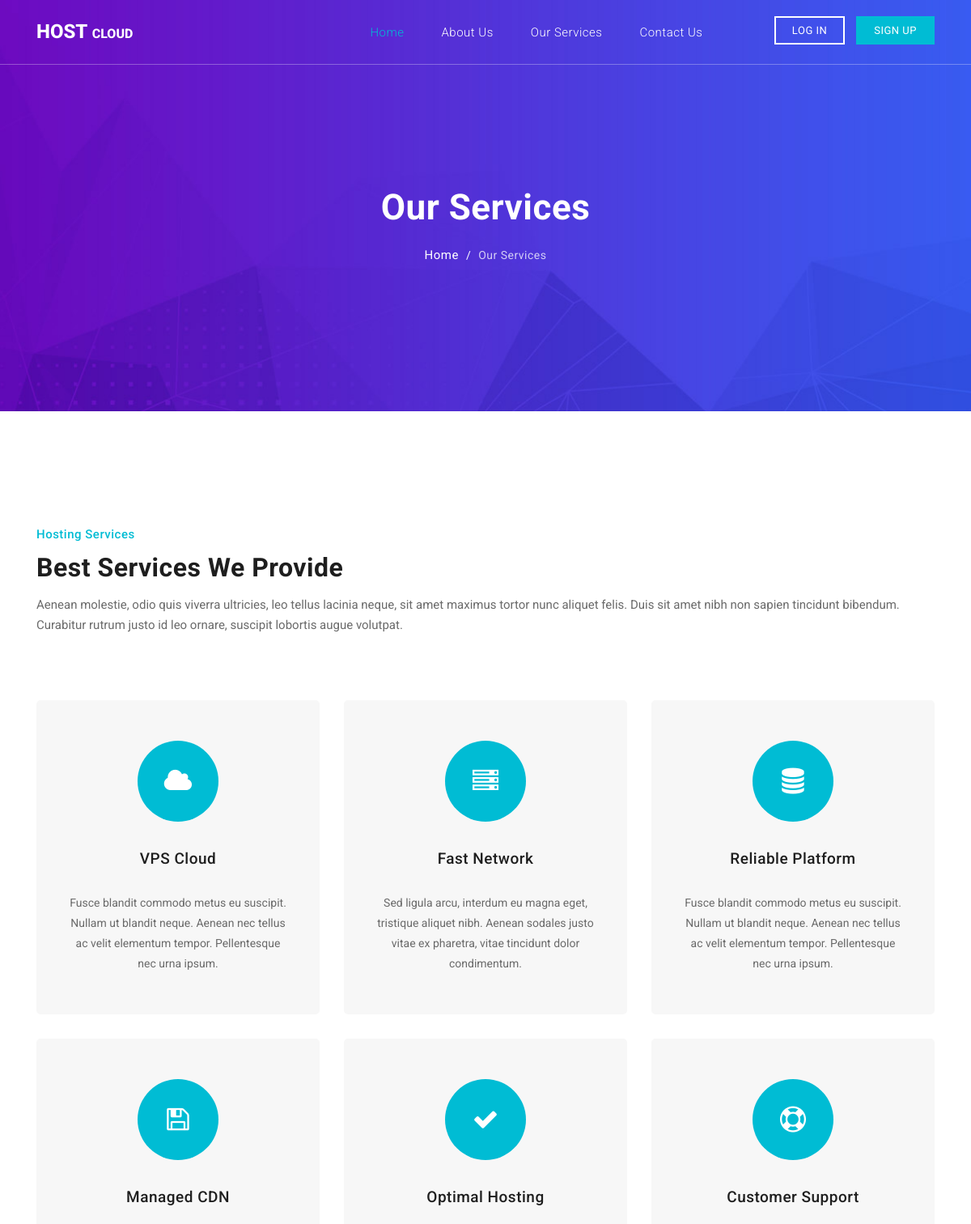
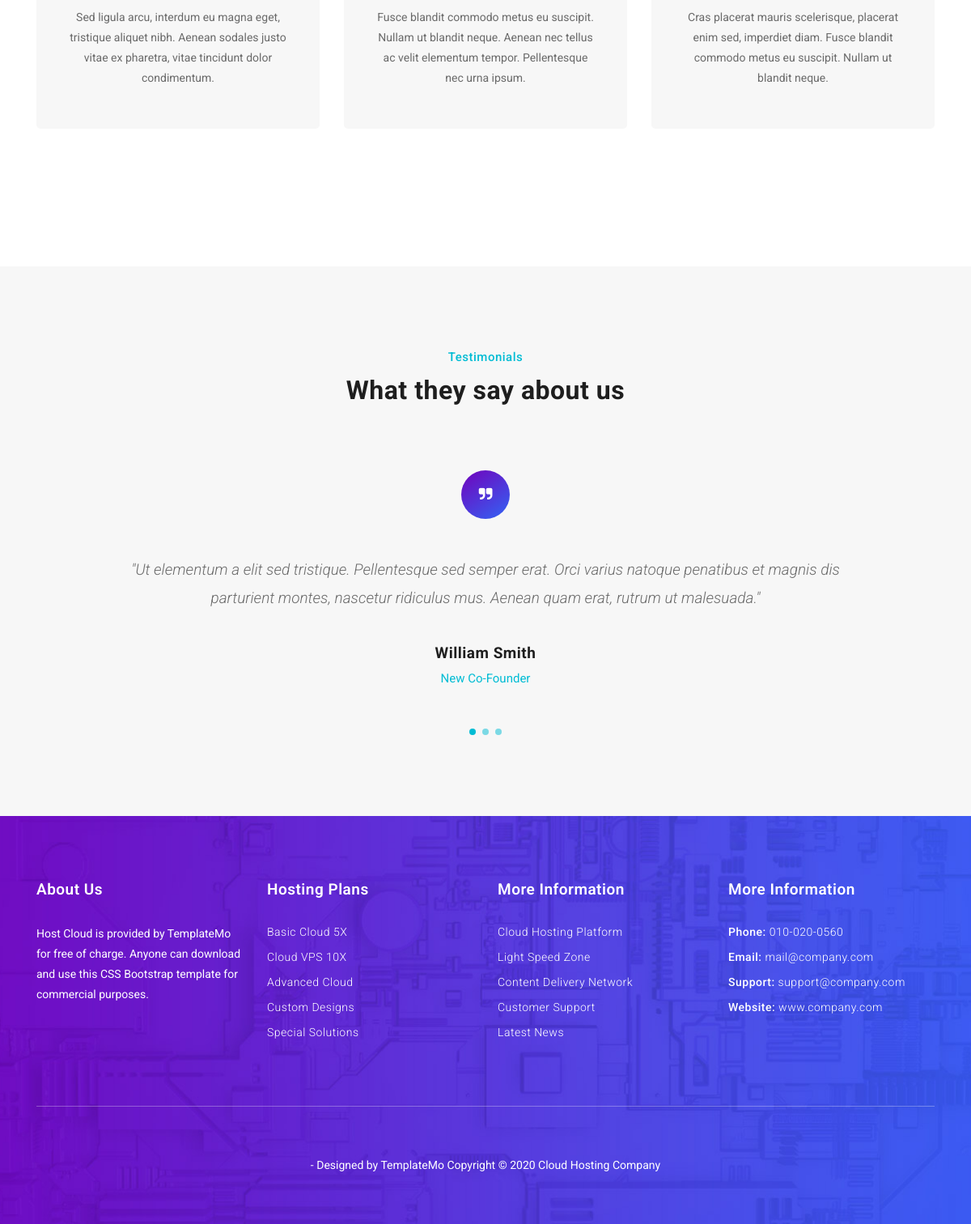
Page /services/ on the committed database (2 pictures, top to bottom).
### app/models.py (models this page shows, shortened)
class Services(models.Model):
    tag = models.CharField(max_length=255, blank=True, null=True)
    title = models.CharField(max_length=255)
    class Meta:
        verbose_name = "Services"
        verbose_name_plural = "Services"

class ServicesMain(models.Model):
    tag = models.CharField(max_length=255, blank=True, null=True)
    title = models.CharField(max_length=255)
    description = models.CharField(max_length=255)
    class Meta:
        verbose_name = "Services Main"
        verbose_name_plural = "Services Main"

class ServicesBlocks(models.Model):
    class_name = models.CharField(max_length=55)
    title = models.CharField(max_length=255)
    description = models.CharField(max_length=255)
    class Meta:
        verbose_name = "Services Blocks"
        verbose_name_plural = "Services Blocks"

class Testimonials(models.Model):
    tag = models.CharField(max_length=255)
    title = models.CharField(max_length=255)
    class Meta:
        verbose_name = "Testimonials"
        verbose_name_plural = "Testimonials"

class TestimonialsBlocks(models.Model):
    name= models.CharField(max_length=255)
    position = models.CharField(max_length=255)
    description = models.CharField(max_length=255)
    icon_class = models.CharField(max_length=255, blank=True, null=True)
    class Meta:
        verbose_name = "Testimonials Blocks"
        verbose_name_plural = "Testimonials Blocks"

class AboutUs(models.Model):
    title = models.CharField(max_length=255)
    description = models.CharField(max_length=255)
    class Meta:
        verbose_name = "About Us"
        verbose_name_plural = "About Us"

class FooterNames(models.Model):
    title = models.CharField(max_length=55)
    class Meta:
        verbose_name = "Footer Names"
        verbose_name_plural = "Footer Names"

class HostingPlans(models.Model):
    link_name = models.CharField(max_length=255, blank=True, null=True)
    class Meta:
        verbose_name = "Hosting Plans"
        verbose_name_plural = "Hosting Plans"

class UsefulLinks(models.Model):
    link_name = models.CharField(max_length=255, blank=True, null=True)
    class Meta:
        verbose_name = "Useful Links"
        verbose_name_plural = "Useful Links"

class MoreInformation(models.Model):
    title = models.CharField(max_length=255)
    link_name = models.CharField(max_length=255, blank=True, null=True)
    class Meta:
        verbose_name = "More Information"
        verbose_name_plural = "More Information"

class FooterText(models.Model):
    title = models.CharField(max_length=255)
    text1 = models.CharField(max_length=255, blank=True, null=True)
    text2 = models.CharField(max_length=255, blank=True, null=True)
    link_url = models.URLField(max_length=200, blank=True, null=True)
    class Meta:
        verbose_name = "Footer Text"
        verbose_name_plural = "Footer Text"

### app/views.py (the view)
# urls.py: path('services/', views.services, name="services"),
def services(request):
    context = {
        "services": Services.objects.all().first(),
        "services_main": ServicesMain.objects.all().first(),
        "services_blocks": ServicesBlocks.objects.all(),
        "testimonials": Testimonials.objects.first(),
        "testimonials_blocks": TestimonialsBlocks.objects.all(),
        "footer_text": FooterText.objects.all().first(),
        "footer_names": FooterNames.objects.all(),
        "about_us": AboutUs.objects.all().first(),
        "hosting_plans": HostingPlans.objects.all(),
        "useful_links": UsefulLinks.objects.all(),
        "more_information": MoreInformation.objects.all()
    }
    return render(request, "services.html", context)

### app/templates/services.html (shortened to what this page needs)
{% extends "base.html" %}
{% load static %}
      {% block services_template %}
        <div class="page-heading header-text">
          <div class="container">
            <div class="row">
              <div class="col-md-12">
                <h1>{{services.tag}}</h1>
                <p><a href="{% url 'index' %}">Home</a> / <span>{{services.title}}</span></p>
              </div>
            </div>
          </div>
        </div>
        <div class="services-section services-page">
          <div class="container">
            <div class="row">
              <div class="col-md-12">
                <div class="section-heading">
                  <span>{{services_main.tag}}</span>
                  <h2>{{services_main.title}}</h2>
                  <p>{{services_main.description}}</p>
                </div>
              </div>
              {% for block in services_blocks %}
                <div class="col-md-4 col-sm-6 col-xs-12">
                  <div class="service-item">
                    <i class="{{block.class_name}}"></i>
                    <h4>{{block.title}}</h4>
                    <p>{{block.description}}</p>
                  </div>
                </div>
              {% endfor %}
            </div>
          </div>
        </div>
      {% endblock %}

### app/templates/base.html (shortened to what this page needs)
{% load static %}
  <!DOCTYPE html>
  <html lang="en">
    <head>
      <link href="{% static "vendor/bootstrap/css/bootstrap.min.css" %}" rel="stylesheet">
      <link rel="stylesheet" href="{% static "css/fontawesome.css" %}">
      <link rel="stylesheet" href="{% static "css/templatemo-host-cloud.css" %}">
      <link rel="stylesheet" href="{% static "css/owl.css" %}">
    </head>
    <body>
      <header class="">
        <nav class="navbar navbar-expand-lg">
          <div class="container">
            <a class="navbar-brand" href="{% url 'index' %}"><h2>Host <em>Cloud</em></h2></a>
            <div class="collapse navbar-collapse" id="navbarResponsive">
              <ul class="navbar-nav ml-auto">
                <li class="nav-item active">
                  <a class="nav-link" href="{% url 'index' %}">Home
                  </a>
                </li>
                <li class="nav-item">
                  <a class="nav-link" href="{% url 'about' %}">About Us</a>
                </li>
                <li class="nav-item">
                  <a class="nav-link" href="{% url 'services' %}">Our Services</a>
                </li>
                <li class="nav-item">
                  <a class="nav-link" href="{% url 'contact' %}">Contact Us</a>
                </li>
              </ul>
            </div>
            <div class="functional-buttons">
              <ul>
                <li><a href="#">Log in</a></li>
                <li><a href="#">Sign Up</a></li>
              </ul>
            </div>
          </div>
        </nav>
      </header>
      {% block services_template %}{% endblock %}
      <div class="testimonials-section">
        <div class="container">
          <div class="row">
            <div class="col-md-12">
              <div class="section-heading">
                <span>{{testimonials.tag}}</span>
                <h2>{{testimonials.title}}</h2>
              </div>
            </div>
            <div class="col-md-10 offset-md-1">
              <div class="owl-testimonials owl-carousel">
                {% for blocks in testimonials_blocks %}
                  <div class="testimonial-item">
                    <div class="icon">
                      <i class="{{blocks.icon_class}}"></i>
                    </div>
                    <p>{{blocks.description}}</p>
                    <h4>{{blocks.name}}</h4>
                    <span>{{blocks.position}}</span>
                  </div>
                {% endfor %}
              </div>
            </div>
          </div>
        </div>
      </div>
      <footer>
        <div class="container">
          <div class="row">
            <div class="col-md-3 col-sm-6 col-xs-12">
              <div class="footer-item">
                <div class="footer-heading">
                  <h2>{{about_us.title}}</h2>
                </div>
                <p>{{about_us.description}}</p>
              </div>
            </div>
            <div class="col-md-3 col-sm-6 col-xs-12">
              <div class="footer-item">
                <div class="footer-heading">
                  <h2>{{footer_names.0.title}}</h2>
                </div>
                <ul class="footer-list">
                  {% for name in hosting_plans %}
                      <li> <a href="#">{{name.link_name}}</a></li>
                  {% endfor %}
                </ul>
              </div>
            </div>
            <div class="col-md-3 col-sm-6 col-xs-12">
              <div class="footer-item">
                <div class="footer-heading">
                  <h2>{{footer_names.2.title}}</h2>
                </div>
                <ul class="footer-list">
                  {% for name in useful_links %}
                    <li><a href="#">{{name.link_name}}</a></li>
                  {% endfor %}
                </ul>
              </div>
            </div>
            <div class="col-md-3 col-sm-6 col-xs-12">
              <div class="footer-item">
                <div class="footer-heading">
                  <h2>{{footer_names.2.title}}</h2>
                </div>
                <ul class="footer-list">
                  {% for name in more_information %}
                    <li>{{name.title}} <a href="#">{{name.link_name}}</a></li>
                  {% endfor %}
                </ul>
              </div>
            </div>
            <div class="col-md-12">
              <div class="sub-footer">
                <p>{{footer_text.text1}}
          {{footer_text.text2}} <a rel="nofollow" href="{{footer_text.url}}">{{footer_text.title}}</a></p>
              </div>
            </div>
          </div>
        </div>
      </footer>
    </body>
  </html>

### rows in the picture
Services: tag "Our Services", title "Our Services"
ServicesMain: tag "Hosting Services", title "Best Services We Provide", description "Aenean molestie, odio quis viverra ultricies, leo tellus lacinia neque, sit amet maximus tortor nunc aliquet felis. Duis sit amet nibh non sapien tincidunt bibendum. Curabitur rutrum justo id leo ornare, suscipit lobortis augue volutpat."
ServicesBlocks: title "VPS Cloud", description "Fusce blandit commodo metus eu suscipit. Nullam ut blandit neque. Aenean nec tellus ac velit elementum tempor. Pellentesque nec urna ipsum."
ServicesBlocks: title "Fast Network", description "Sed ligula arcu, interdum eu magna eget, tristique aliquet nibh. Aenean sodales justo vitae ex pharetra, vitae tincidunt dolor condimentum."
ServicesBlocks: title "Reliable Platform", description "Fusce blandit commodo metus eu suscipit. Nullam ut blandit neque. Aenean nec tellus ac velit elementum tempor. Pellentesque nec urna ipsum."
ServicesBlocks: title "Managed CDN", description "Sed ligula arcu, interdum eu magna eget, tristique aliquet nibh. Aenean sodales justo vitae ex pharetra, vitae tincidunt dolor condimentum."
ServicesBlocks: title "Optimal Hosting", description "Fusce blandit commodo metus eu suscipit. Nullam ut blandit neque. Aenean nec tellus ac velit elementum tempor. Pellentesque nec urna ipsum."
ServicesBlocks: title "Customer Support", description "Cras placerat mauris scelerisque, placerat enim sed, imperdiet diam. Fusce blandit commodo metus eu suscipit. Nullam ut blandit neque."
Testimonials: tag "Testimonials", title "What they say about us"
TestimonialsBlocks: description "\"Ut elementum a elit sed tristique. Pellentesque sed semper erat. Orci varius natoque penatibus et magnis dis parturient montes, nascetur ridiculus mus. Aenean quam erat, rutrum ut malesuada.\"", name "William Smith", position "New Co-Founder"
AboutUs: title "About Us", description "Host Cloud is provided by TemplateMo for free of charge. Anyone can download and use this CSS Bootstrap template for commercial purposes."
FooterNames: title "Hosting Plans"
HostingPlans: link_name "Basic Cloud 5X"
HostingPlans: link_name "Cloud VPS 10X"
HostingPlans: link_name "Advanced Cloud"
HostingPlans: link_name "Custom Designs"
HostingPlans: link_name "Special Solutions"
FooterNames: title "More Information"
UsefulLinks: link_name "Cloud Hosting Platform"
UsefulLinks: link_name "Light Speed Zone"
UsefulLinks: link_name "Content Delivery Network"
UsefulLinks: link_name "Customer Support"
UsefulLinks: link_name "Latest News"
MoreInformation: title "Phone:", link_name "010-020-0560"
MoreInformation: title "Email:", link_name "mail@company.com"
MoreInformation: title "Support:", link_name "support@company.com"
MoreInformation: title "Website:", link_name "www.company.com"
FooterText: text1 "- Designed by", text2 "TemplateMo", title "Copyright © 2020 Cloud Hosting Company"
